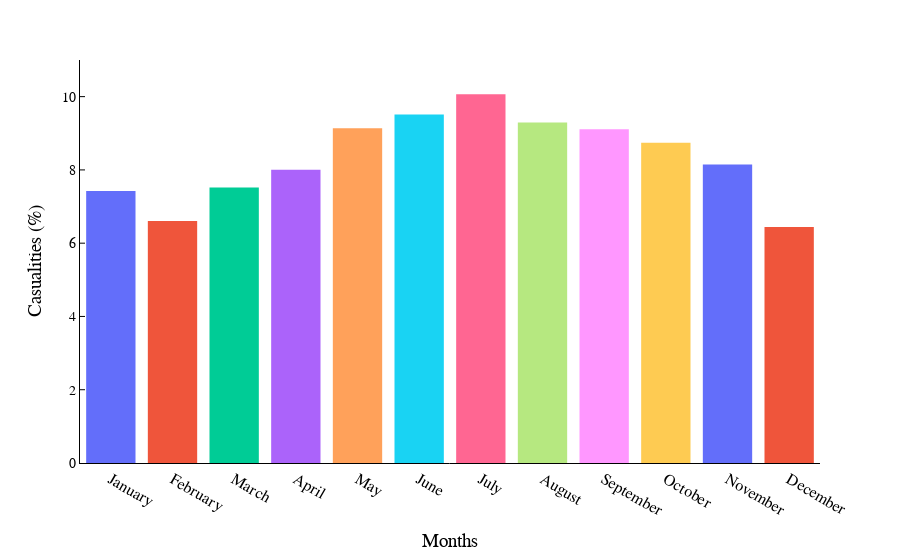

The cell this chart's notebook holds for it:
### Code cell
# plotting the Number of casulaities based on Road condition
fig=px.histogram(x=df5.index, y=df5['Percentage of Casualities'], color=df5.index)
# Changing the label of X and Y axis
fig.update_layout(xaxis_title="Months", yaxis_title="Casualities (%)",
                     font=dict(family="Times New Roman", size=16, color="black"))
# Remove the grid lines
fig.update_layout(showlegend=False, xaxis_showgrid=False, yaxis_showgrid=False)
# Change the color of the axis line
fig.update_layout(xaxis_linecolor='black', yaxis_linecolor='black')
# Add tick lines to the y axis
fig.update_yaxes(ticks="inside", tickwidth=1, tickcolor="black")
# add tick to end poiny of y axis
fig.update_yaxes(tickfont=dict(family="Times New Roman", size=14, color="black" ))
# Change y axis limit
fig.update_yaxes(range=[0, 11])
# Change background color
fig.update_layout(paper_bgcolor="white", plot_bgcolor="white")

fig.show()

### Figure 1 — Plotly figure (JSON) as saved in the notebook; plotly's stock layout.template omitted (floating-point values rounded to 4 significant figures)
{"data": [{"alignmentgroup": "True", "bingroup": "x", "histfunc": "sum", "hovertemplate": "color=January<br>x=%{x}<br>sum of y=%{y}<extra></extra>", "legendgroup": "January", "marker": {"color": "#636efa", "pattern": {"shape": ""}}, "name": "January", "offsetgroup": "January", "orientation": "v", "showlegend": true, "type": "histogram", "x": ["January"], "xaxis": "x", "y": [7.426], "yaxis": "y"}, {"alignmentgroup": "True", "bingroup": "x", "histfunc": "sum", "hovertemplate": "color=February<br>x=%{x}<br>sum of y=%{y}<extra></extra>", "legendgroup": "February", "marker": {"color": "#EF553B", "pattern": {"shape": ""}}, "name": "February", "offsetgroup": "February", "orientation": "v", "showlegend": true, "type": "histogram", "x": ["February"], "xaxis": "x", "y": [6.604], "yaxis": "y"}, {"alignmentgroup": "True", "bingroup": "x", "histfunc": "sum", "hovertemplate": "color=March<br>x=%{x}<br>sum of y=%{y}<extra></extra>", "legendgroup": "March", "marker": {"color": "#00cc96", "pattern": {"shape": ""}}, "name": "March", "offsetgroup": "March", "orientation": "v", "showlegend": true, "type": "histogram", "x": ["March"], "xaxis": "x", "y": [7.521], "yaxis": "y"}, {"alignmentgroup": "True", "bingroup": "x", "histfunc": "sum", "hovertemplate": "color=April<br>x=%{x}<br>sum of y=%{y}<extra></extra>", "legendgroup": "April", "marker": {"color": "#ab63fa", "pattern": {"shape": ""}}, "name": "April", "offsetgroup": "April", "orientation": "v", "showlegend": true, "type": "histogram", "x": ["April"], "xaxis": "x", "y": [8.004], "yaxis": "y"}, {"alignmentgroup": "True", "bingroup": "x", "histfunc": "sum", "hovertemplate": "color=May<br>x=%{x}<br>sum of y=%{y}<extra></extra>", "legendgroup": "May", "marker": {"color": "#FFA15A", "pattern": {"shape": ""}}, "name": "May", "offsetgroup": "May", "orientation": "v", "showlegend": true, "type": "histogram", "x": ["May"], "xaxis": "x", "y": [9.14], "yaxis": "y"}, {"alignmentgroup": "True", "bingroup": "x", "histfunc": "sum", "hovertemplate": "color=June<br>x=%{x}<br>sum of y=%{y}<extra></extra>", "legendgroup": "June", "marker": {"color": "#19d3f3", "pattern": {"shape": ""}}, "name": "June", "offsetgroup": "June", "orientation": "v", "showlegend": true, "type": "histogram", "x": ["June"], "xaxis": "x", "y": [9.509], "yaxis": "y"}, {"alignmentgroup": "True", "bingroup": "x", "histfunc": "sum", "hovertemplate": "color=July<br>x=%{x}<br>sum of y=%{y}<extra></extra>", "legendgroup": "July", "marker": {"color": "#FF6692", "pattern": {"shape": ""}}, "name": "July", "offsetgroup": "July", "orientation": "v", "showlegend": true, "type": "histogram", "x": ["July"], "xaxis": "x", "y": [10.06], "yaxis": "y"}, {"alignmentgroup": "True", "bingroup": "x", "histfunc": "sum", "hovertemplate": "color=August<br>x=%{x}<br>sum of y=%{y}<extra></extra>", "legendgroup": "August", "marker": {"color": "#B6E880", "pattern": {"shape": ""}}, "name": "August", "offsetgroup": "August", "orientation": "v", "showlegend": true, "type": "histogram", "x": ["August"], "xaxis": "x", "y": [9.295], "yaxis": "y"}, {"alignmentgroup": "True", "bingroup": "x", "histfunc": "sum", "hovertemplate": "color=September<br>x=%{x}<br>sum of y=%{y}<extra></extra>", "legendgroup": "September", "marker": {"color": "#FF97FF", "pattern": {"shape": ""}}, "name": "September", "offsetgroup": "September", "orientation": "v", "showlegend": true, "type": "histogram", "x": ["September"], "xaxis": "x", "y": [9.107], "yaxis": "y"}, {"alignmentgroup": "True", "bingroup": "x", "histfunc": "sum", "hovertemplate": "color=October<br>x=%{x}<br>sum of y=%{y}<extra></extra>", "legendgroup": "October", "marker": {"color": "#FECB52", "pattern": {"shape": ""}}, "name": "October", "offsetgroup": "October", "orientation": "v", "showlegend": true, "type": "histogram", "x": ["October"], "xaxis": "x", "y": [8.741], "yaxis": "y"}, {"alignmentgroup": "True", "bingroup": "x", "histfunc": "sum", "hovertemplate": "color=November<br>x=%{x}<br>sum of y=%{y}<extra></extra>", "legendgroup": "November", "marker": {"color": "#636efa", "pattern": {"shape": ""}}, "name": "November", "offsetgroup": "November", "orientation": "v", "showlegend": true, "type": "histogram", "x": ["November"], "xaxis": "x", "y": [8.15], "yaxis": "y"}, {"alignmentgroup": "True", "bingroup": "x", "histfunc": "sum", "hovertemplate": "color=December<br>x=%{x}<br>sum of y=%{y}<extra></extra>", "legendgroup": "December", "marker": {"color": "#EF553B", "pattern": {"shape": ""}}, "name": "December", "offsetgroup": "December", "orientation": "v", "showlegend": true, "type": "histogram", "x": ["December"], "xaxis": "x", "y": [6.442], "yaxis": "y"}], "layout": {"barmode": "relative", "font": {"color": "black", "family": "Times New Roman", "size": 16}, "legend": {"title": {"text": "color"}, "tracegroupgap": 0}, "margin": {"t": 60}, "paper_bgcolor": "white", "plot_bgcolor": "white", "showlegend": false, "xaxis": {"anchor": "y", "domain": [0, 1], "linecolor": "black", "showgrid": false, "title": {"text": "Months"}}, "yaxis": {"anchor": "x", "domain": [0, 1], "linecolor": "black", "range": [0, 11], "showgrid": false, "tickcolor": "black", "tickfont": {"color": "black", "family": "Times New Roman", "size": 14}, "ticks": "inside", "tickwidth": 1, "title": {"text": "Casualities (%)"}}}}
